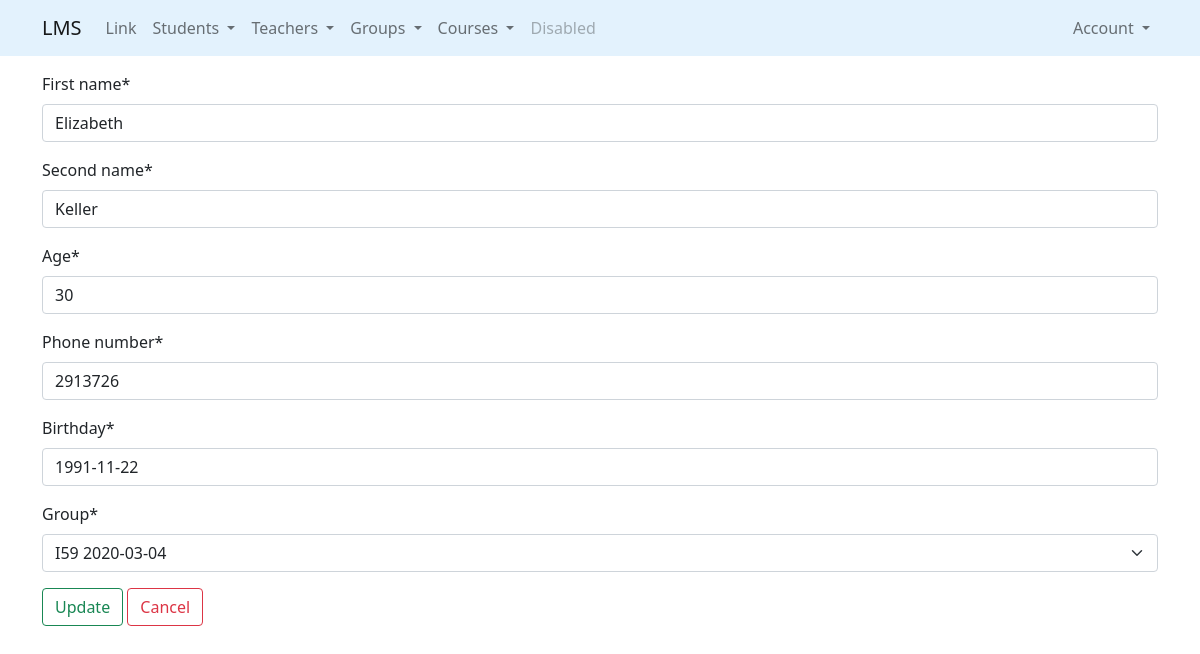
Page /students/update/55/ (signed in) on the committed database.
### students/models.py (models this page shows, shortened)
class Students(Person):
    enroll_date = models.DateField(default=datetime.date.today)
    graduate_date = models.DateField(default=datetime.date.today)
    group = models.ForeignKey(
        "groups.Groups",
        on_delete=models.SET_NULL,
        null=True,
        related_name="students"
    )

### students/views.py (the view, shortened to what this page needs)
# urls.py: path('update/<int:pk>/', StudentUpdateView.as_view(), name="update"),
class StudentUpdateView(LoginRequiredMixin, UpdateView):
    model = Students
    form_class = StudentUpdateForm
    success_url = reverse_lazy('students:list')
    template_name = 'students/update.html'

### students/forms.py
class StudentUpdateForm(StudentBaseForm):
    class Meta:
        model = Students
        exclude = ['enroll_date', 'graduate_date']

### groups/models.py (called while the page is built)
    def __str__(self):
        return f"{self.name} {self.start_date}"

### students/templates/students/update.html (shortened to what this page needs)
{% extends 'base.html' %}
{% load crispy_forms_tags %}
{% block content %}
    <form method="post">
        {{form | crispy}}
        <input class="btn btn-outline-success" type="submit" value="Update">
        <a class="btn btn-outline-danger" href="{% url 'students:list' %}">Cancel</a>&nbsp;&nbsp;
    </form>
{% endblock %}

### rows in the picture
Students: first_name "Elizabeth", second_name "Keller", age "30", phone_number "2913726", birthday "1991-11-22", group "I59 2020-03-04"
